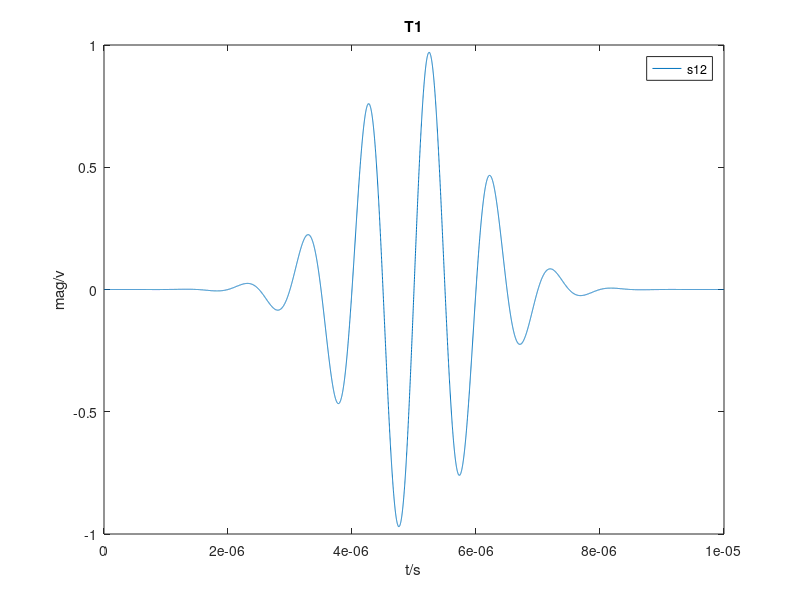

Source code (MATLAB):
% Detection principle homework T1
a = 1e12;
tau = 5 * 1e-6;
f = 1e6;  % f =1Mhz
fs =  1e9; %sample frequency fs = 1Ghz
t = linspace(0,2*tau, 2*tau*fs);
s12 = sin(2*pi*f*t).*exp(-a*(t-tau).^2/2);

plot(t,s12)
title('T1');
xlabel('t/s');ylabel('mag/v');
legend('s12')

